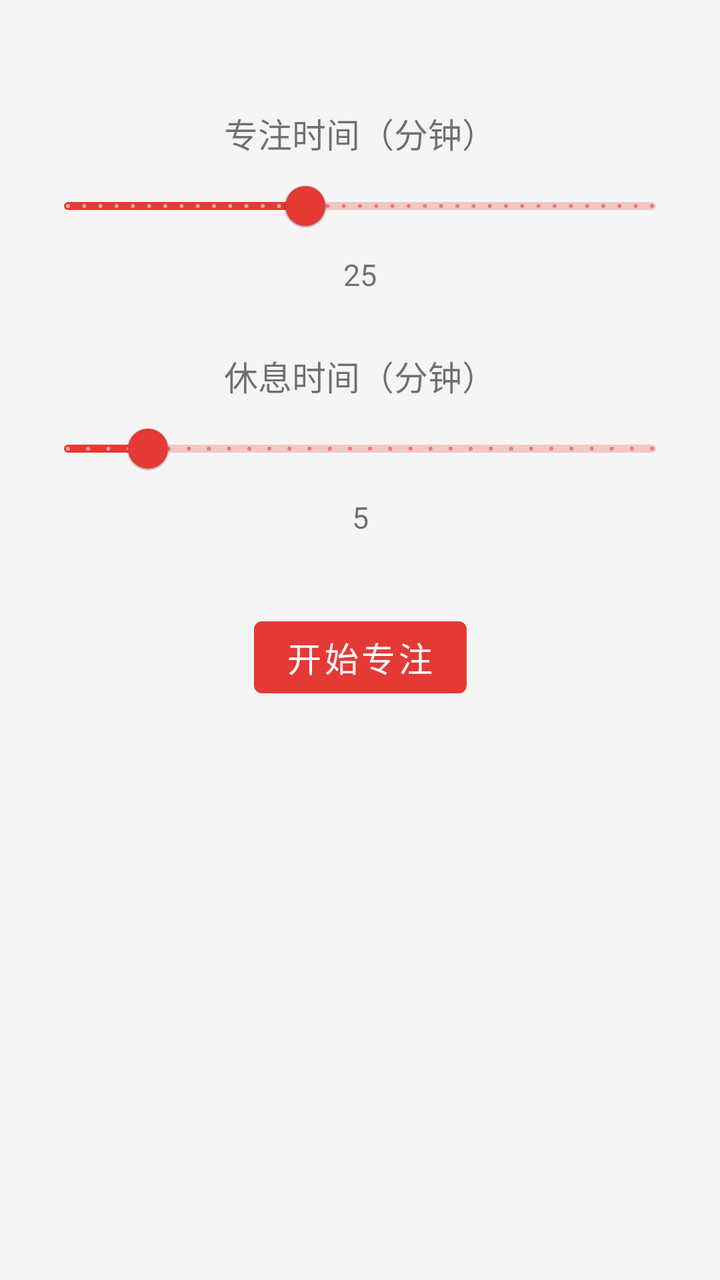
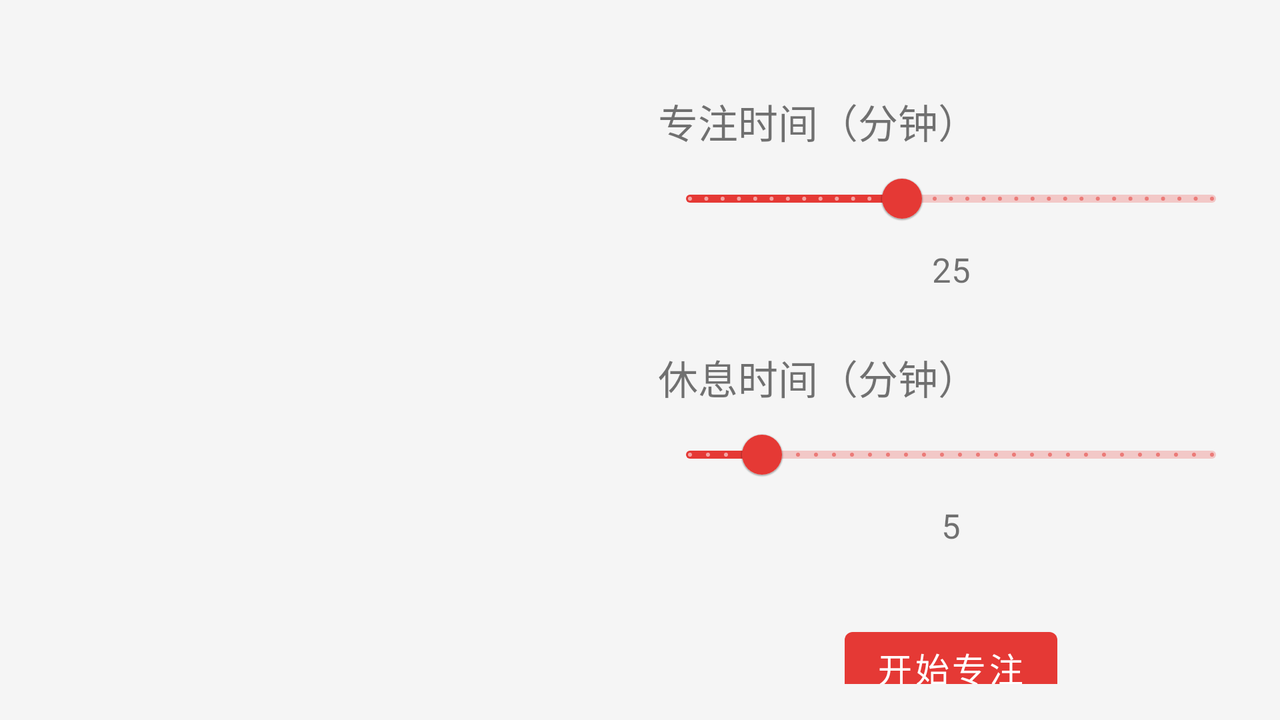

The same Android screen from two of the app's own layout files: first res/layout/ as a phone draws it, then the repository's variant for another configuration, drawn on a device whose configuration selects that folder. Both files follow.
<!-- AndroidManifest.xml: application theme Theme.SimpleTomato -->
<!-- res/layout/fragment_timer.xml -->
<?xml version="1.0" encoding="utf-8"?>
<androidx.constraintlayout.widget.ConstraintLayout
    xmlns:android="http://schemas.android.com/apk/res/android"
    xmlns:app="http://schemas.android.com/apk/res-auto"
    xmlns:tools="http://schemas.android.com/tools"
    android:layout_width="match_parent"
    android:layout_height="match_parent"
    android:padding="@dimen/padding_medium">

    <TextView
        android:id="@+id/text_timer_status"
        android:layout_width="wrap_content"
        android:layout_height="wrap_content"
        android:textSize="@dimen/text_size_large"
        android:textStyle="bold"
        android:textColor="@color/primary"
        android:visibility="gone"
        app:layout_constraintTop_toTopOf="parent"
        app:layout_constraintStart_toStartOf="parent"
        app:layout_constraintEnd_toEndOf="parent"
        android:layout_marginTop="@dimen/margin_large" />

    <TextView
        android:id="@+id/text_timer"
        android:layout_width="wrap_content"
        android:layout_height="wrap_content"
        android:textSize="@dimen/text_size_xxlarge"
        android:textStyle="bold"
        android:textColor="@color/primary"
        android:visibility="gone"
        app:layout_constraintTop_toBottomOf="@id/text_timer_status"
        app:layout_constraintStart_toStartOf="parent"
        app:layout_constraintEnd_toEndOf="parent"
        android:layout_marginTop="@dimen/margin_medium" />

    <TextView
        android:id="@+id/focus_time_label"
        android:layout_width="wrap_content"
        android:layout_height="wrap_content"
        android:text="@string/focus_time"
        android:textSize="@dimen/text_size_medium"
        app:layout_constraintTop_toBottomOf="@id/text_timer"
        app:layout_constraintStart_toStartOf="parent"
        app:layout_constraintEnd_toEndOf="parent"
        android:layout_marginTop="@dimen/margin_xlarge" />

    <com.google.android.material.slider.Slider
        android:id="@+id/focus_time_slider"
        android:layout_width="match_parent"
        android:layout_height="wrap_content"
        android:value="25"
        android:valueFrom="1"
        android:valueTo="60"
        android:stepSize="1"
        app:layout_constraintTop_toBottomOf="@id/focus_time_label"
        app:layout_constraintStart_toStartOf="parent"
        app:layout_constraintEnd_toEndOf="parent" />

    <TextView
        android:id="@+id/focus_time_value"
        android:layout_width="wrap_content"
        android:layout_height="wrap_content"
        android:textSize="@dimen/text_size_small"
        android:text="25"
        app:layout_constraintTop_toBottomOf="@id/focus_time_slider"
        app:layout_constraintStart_toStartOf="parent"
        app:layout_constraintEnd_toEndOf="parent" />

    <TextView
        android:id="@+id/break_time_label"
        android:layout_width="wrap_content"
        android:layout_height="wrap_content"
        android:text="@string/break_time"
        android:textSize="@dimen/text_size_medium"
        app:layout_constraintTop_toBottomOf="@id/focus_time_value"
        app:layout_constraintStart_toStartOf="parent"
        app:layout_constraintEnd_toEndOf="parent"
        android:layout_marginTop="@dimen/margin_large" />

    <com.google.android.material.slider.Slider
        android:id="@+id/break_time_slider"
        android:layout_width="match_parent"
        android:layout_height="wrap_content"
        android:value="5"
        android:valueFrom="1"
        android:valueTo="30"
        android:stepSize="1"
        app:layout_constraintTop_toBottomOf="@id/break_time_label"
        app:layout_constraintStart_toStartOf="parent"
        app:layout_constraintEnd_toEndOf="parent" />

    <TextView
        android:id="@+id/break_time_value"
        android:layout_width="wrap_content"
        android:layout_height="wrap_content"
        android:textSize="@dimen/text_size_small"
        android:text="5"
        app:layout_constraintTop_toBottomOf="@id/break_time_slider"
        app:layout_constraintStart_toStartOf="parent"
        app:layout_constraintEnd_toEndOf="parent" />

    <Button
        android:id="@+id/button_start"
        android:layout_width="wrap_content"
        android:layout_height="wrap_content"
        android:text="@string/start_focus"
        android:textSize="@dimen/text_size_medium"
        android:layout_marginTop="@dimen/margin_xlarge"
        app:layout_constraintTop_toBottomOf="@id/break_time_value"
        app:layout_constraintStart_toStartOf="parent"
        app:layout_constraintEnd_toEndOf="parent" />

    <Button
        android:id="@+id/button_stop"
        android:layout_width="wrap_content"
        android:layout_height="wrap_content"
        android:text="@string/stop_timer"
        android:textSize="@dimen/text_size_medium"
        android:visibility="gone"
        android:layout_marginTop="@dimen/margin_medium"
        app:layout_constraintTop_toBottomOf="@id/button_start"
        app:layout_constraintStart_toStartOf="parent"
        app:layout_constraintEnd_toEndOf="parent" />

</androidx.constraintlayout.widget.ConstraintLayout>
<!-- resources referenced by this layout -->
<resources>
  <color name="primary">#E53935</color>
  <!-- from res/values-xxhdpi/ -->
  <dimen name="margin_large">28dp</dimen>
  <!-- from res/values-xxhdpi/ -->
  <dimen name="margin_medium">18dp</dimen>
  <!-- from res/values-xxhdpi/ -->
  <dimen name="margin_xlarge">36dp</dimen>
  <!-- from res/values-xxhdpi/ -->
  <dimen name="padding_medium">18dp</dimen>
  <!-- from res/values-xxhdpi/ -->
  <dimen name="text_size_large">20sp</dimen>
  <!-- from res/values-xxhdpi/ -->
  <dimen name="text_size_medium">17sp</dimen>
  <!-- from res/values-xxhdpi/ -->
  <dimen name="text_size_small">15sp</dimen>
  <!-- from res/values-xxhdpi/ -->
  <dimen name="text_size_xxlarge">54sp</dimen>
  <string name="break_time">休息时间（分钟）</string>
  <string name="focus_time">专注时间（分钟）</string>
  <string name="start_focus">开始专注</string>
  <string name="stop_timer">停止计时</string>
  <!-- from res/values-v28/ -->
  <style name="Theme.SimpleTomato" parent="Theme.MaterialComponents.Light.DarkActionBar">
          <item name="colorPrimary">@color/primary</item>
          <item name="colorPrimaryDark">@color/primary_dark</item>
          <item name="colorAccent">@color/accent</item>
          <item name="android:windowBackground">@color/background</item>
          <item name="android:textColorPrimary">@color/primary_text</item>
          <item name="android:textColorSecondary">@color/secondary_text</item>
          
          
          <item name="android:textSize">15sp</item>
          <item name="android:fontFamily">sans-serif</item>
          
          
          <item name="android:windowLayoutInDisplayCutoutMode">shortEdges</item>
      </style>
  <color name="primary_dark">#B71C1C</color>
  <color name="accent">#4CAF50</color>
  <color name="background">#F5F5F5</color>
  <color name="primary_text">#212121</color>
  <color name="secondary_text">#757575</color>
</resources>
<!-- res/layout-land/fragment_timer.xml (the repository's variant of the layout above) -->
<!-- drawn on the phone turned sideways -->
<?xml version="1.0" encoding="utf-8"?>
<androidx.constraintlayout.widget.ConstraintLayout
    xmlns:android="http://schemas.android.com/apk/res/android"
    xmlns:app="http://schemas.android.com/apk/res-auto"
    xmlns:tools="http://schemas.android.com/tools"
    android:layout_width="match_parent"
    android:layout_height="match_parent"
    android:padding="@dimen/padding_medium">

    
    <androidx.constraintlayout.widget.ConstraintLayout
        android:id="@+id/timer_container"
        android:layout_width="0dp"
        android:layout_height="match_parent"
        app:layout_constraintStart_toStartOf="parent"
        app:layout_constraintEnd_toStartOf="@id/settings_container"
        app:layout_constraintHorizontal_weight="1"
        app:layout_constraintTop_toTopOf="parent"
        app:layout_constraintBottom_toBottomOf="parent">

        <TextView
            android:id="@+id/text_timer_status"
            android:layout_width="wrap_content"
            android:layout_height="wrap_content"
            android:textSize="@dimen/text_size_xlarge"
            android:textStyle="bold"
            android:textColor="@color/primary"
            android:visibility="gone"
            app:layout_constraintTop_toTopOf="parent"
            app:layout_constraintStart_toStartOf="parent"
            app:layout_constraintEnd_toEndOf="parent"
            android:layout_marginTop="@dimen/margin_large" />

        <TextView
            android:id="@+id/text_timer"
            android:layout_width="wrap_content"
            android:layout_height="wrap_content"
            android:textSize="@dimen/text_size_xxlarge"
            android:textStyle="bold"
            android:textColor="@color/primary"
            android:visibility="gone"
            app:layout_constraintTop_toBottomOf="@id/text_timer_status"
            app:layout_constraintStart_toStartOf="parent"
            app:layout_constraintEnd_toEndOf="parent"
            app:layout_constraintBottom_toBottomOf="parent" />

        <Button
            android:id="@+id/button_stop"
            android:layout_width="wrap_content"
            android:layout_height="wrap_content"
            android:text="@string/stop_timer"
            android:textSize="@dimen/text_size_medium"
            android:visibility="gone"
            android:layout_marginTop="@dimen/margin_medium"
            app:layout_constraintTop_toBottomOf="@id/text_timer"
            app:layout_constraintStart_toStartOf="parent"
            app:layout_constraintEnd_toEndOf="parent" />
    </androidx.constraintlayout.widget.ConstraintLayout>

    
    <androidx.constraintlayout.widget.ConstraintLayout
        android:id="@+id/settings_container"
        android:layout_width="0dp"
        android:layout_height="match_parent"
        android:layout_marginStart="@dimen/margin_medium"
        app:layout_constraintStart_toEndOf="@id/timer_container"
        app:layout_constraintEnd_toEndOf="parent"
        app:layout_constraintHorizontal_weight="1"
        app:layout_constraintTop_toTopOf="parent"
        app:layout_constraintBottom_toBottomOf="parent">

        <TextView
            android:id="@+id/focus_time_label"
            android:layout_width="wrap_content"
            android:layout_height="wrap_content"
            android:text="@string/focus_time"
            android:textSize="@dimen/text_size_large"
            app:layout_constraintTop_toTopOf="parent"
            app:layout_constraintStart_toStartOf="parent"
            android:layout_marginTop="@dimen/margin_large" />

        <com.google.android.material.slider.Slider
            android:id="@+id/focus_time_slider"
            android:layout_width="match_parent"
            android:layout_height="wrap_content"
            android:value="25"
            android:valueFrom="1"
            android:valueTo="60"
            android:stepSize="1"
            app:layout_constraintTop_toBottomOf="@id/focus_time_label"
            app:layout_constraintStart_toStartOf="parent"
            app:layout_constraintEnd_toEndOf="parent" />

        <TextView
            android:id="@+id/focus_time_value"
            android:layout_width="wrap_content"
            android:layout_height="wrap_content"
            android:textSize="@dimen/text_size_medium"
            android:text="25"
            app:layout_constraintTop_toBottomOf="@id/focus_time_slider"
            app:layout_constraintStart_toStartOf="parent"
            app:layout_constraintEnd_toEndOf="parent" />

        <TextView
            android:id="@+id/break_time_label"
            android:layout_width="wrap_content"
            android:layout_height="wrap_content"
            android:text="@string/break_time"
            android:textSize="@dimen/text_size_large"
            app:layout_constraintTop_toBottomOf="@id/focus_time_value"
            app:layout_constraintStart_toStartOf="parent"
            android:layout_marginTop="@dimen/margin_large" />

        <com.google.android.material.slider.Slider
            android:id="@+id/break_time_slider"
            android:layout_width="match_parent"
            android:layout_height="wrap_content"
            android:value="5"
            android:valueFrom="1"
            android:valueTo="30"
            android:stepSize="1"
            app:layout_constraintTop_toBottomOf="@id/break_time_label"
            app:layout_constraintStart_toStartOf="parent"
            app:layout_constraintEnd_toEndOf="parent" />

        <TextView
            android:id="@+id/break_time_value"
            android:layout_width="wrap_content"
            android:layout_height="wrap_content"
            android:textSize="@dimen/text_size_medium"
            android:text="5"
            app:layout_constraintTop_toBottomOf="@id/break_time_slider"
            app:layout_constraintStart_toStartOf="parent"
            app:layout_constraintEnd_toEndOf="parent" />

        <Button
            android:id="@+id/button_start"
            android:layout_width="wrap_content"
            android:layout_height="wrap_content"
            android:text="@string/start_focus"
            android:textSize="@dimen/text_size_medium"
            android:layout_marginTop="@dimen/margin_xlarge"
            app:layout_constraintTop_toBottomOf="@id/break_time_value"
            app:layout_constraintStart_toStartOf="parent"
            app:layout_constraintEnd_toEndOf="parent" />
    </androidx.constraintlayout.widget.ConstraintLayout>

</androidx.constraintlayout.widget.ConstraintLayout>
<!-- resources referenced by the variant -->
<!-- as the phone turned sideways resolves them -->
<resources>
  <color name="primary">#E53935</color>
  <!-- from res/values-xxhdpi/ -->
  <dimen name="margin_large">28dp</dimen>
  <!-- from res/values-xxhdpi/ -->
  <dimen name="margin_medium">18dp</dimen>
  <!-- from res/values-xxhdpi/ -->
  <dimen name="margin_xlarge">36dp</dimen>
  <!-- from res/values-xxhdpi/ -->
  <dimen name="padding_medium">18dp</dimen>
  <!-- from res/values-xxhdpi/ -->
  <dimen name="text_size_large">20sp</dimen>
  <!-- from res/values-xxhdpi/ -->
  <dimen name="text_size_medium">17sp</dimen>
  <!-- from res/values-xxhdpi/ -->
  <dimen name="text_size_xlarge">26sp</dimen>
  <!-- from res/values-xxhdpi/ -->
  <dimen name="text_size_xxlarge">54sp</dimen>
  <string name="break_time">休息时间（分钟）</string>
  <string name="focus_time">专注时间（分钟）</string>
  <string name="start_focus">开始专注</string>
  <string name="stop_timer">停止计时</string>
  <!-- from res/values-v28/ -->
  <style name="Theme.SimpleTomato" parent="Theme.MaterialComponents.Light.DarkActionBar">
          <item name="colorPrimary">@color/primary</item>
          <item name="colorPrimaryDark">@color/primary_dark</item>
          <item name="colorAccent">@color/accent</item>
          <item name="android:windowBackground">@color/background</item>
          <item name="android:textColorPrimary">@color/primary_text</item>
          <item name="android:textColorSecondary">@color/secondary_text</item>
          
          
          <item name="android:textSize">15sp</item>
          <item name="android:fontFamily">sans-serif</item>
          
          
          <item name="android:windowLayoutInDisplayCutoutMode">shortEdges</item>
      </style>
  <color name="primary_dark">#B71C1C</color>
  <color name="accent">#4CAF50</color>
  <color name="background">#F5F5F5</color>
  <color name="primary_text">#212121</color>
  <color name="secondary_text">#757575</color>
</resources>
